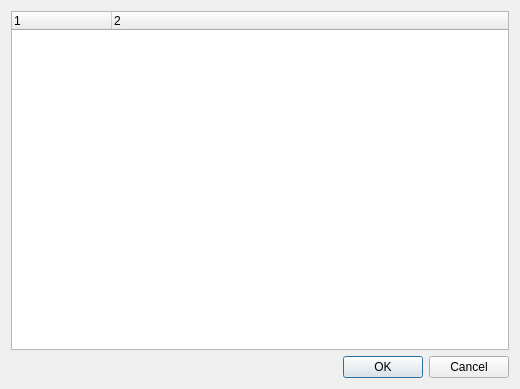
<ui version="4.0" >
 <class>UnloadFormDialog</class>
 <widget class="QDialog" name="UnloadFormDialog" >
  <property name="geometry" >
   <rect>
    <x>0</x>
    <y>0</y>
    <width>520</width>
    <height>389</height>
   </rect>
  </property>
  <property name="windowTitle" >
   <string>Unload Form Dialog</string>
  </property>
  <layout class="QGridLayout" >
   <item row="0" column="0" >
    <widget class="QTreeWidget" name="lstLoadedForms" >
     <property name="selectionMode" >
      <enum>QAbstractItemView::MultiSelection</enum>
     </property>
     <property name="indentation" >
      <number>0</number>
     </property>
     <property name="columnCount" >
      <number>2</number>
     </property>
     <column>
      <property name="text" >
       <string>1</string>
      </property>
     </column>
     <column>
      <property name="text" >
       <string>2</string>
      </property>
     </column>
    </widget>
   </item>
   <item row="1" column="0" >
    <widget class="QDialogButtonBox" name="buttonBox" >
     <property name="orientation" >
      <enum>Qt::Horizontal</enum>
     </property>
     <property name="standardButtons" >
      <set>QDialogButtonBox::Cancel|QDialogButtonBox::Ok</set>
     </property>
    </widget>
   </item>
  </layout>
 </widget>
 <resources/>
 <connections>
  <connection>
   <sender>buttonBox</sender>
   <signal>accepted()</signal>
   <receiver>UnloadFormDialog</receiver>
   <slot>accept()</slot>
   <hints>
    <hint type="sourcelabel" >
     <x>248</x>
     <y>254</y>
    </hint>
    <hint type="destinationlabel" >
     <x>157</x>
     <y>274</y>
    </hint>
   </hints>
  </connection>
  <connection>
   <sender>buttonBox</sender>
   <signal>rejected()</signal>
   <receiver>UnloadFormDialog</receiver>
   <slot>reject()</slot>
   <hints>
    <hint type="sourcelabel" >
     <x>316</x>
     <y>260</y>
    </hint>
    <hint type="destinationlabel" >
     <x>286</x>
     <y>274</y>
    </hint>
   </hints>
  </connection>
 </connections>
</ui>
